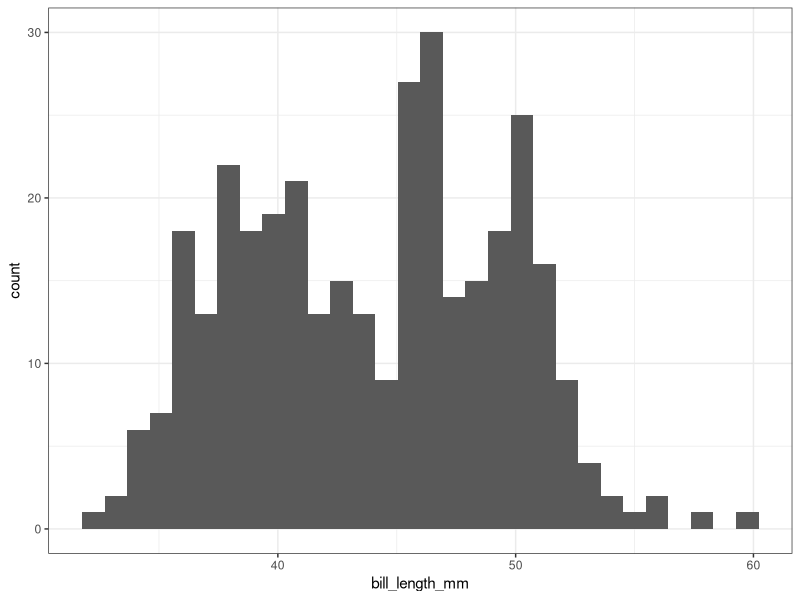
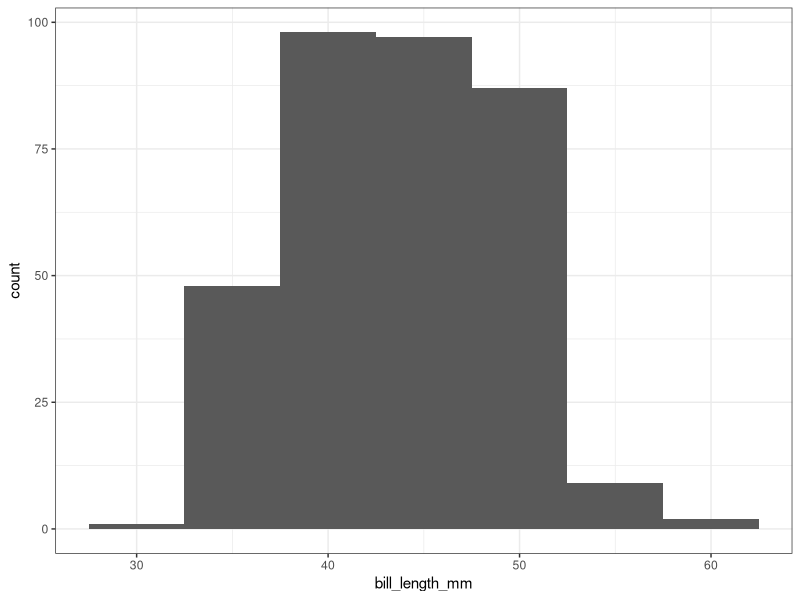
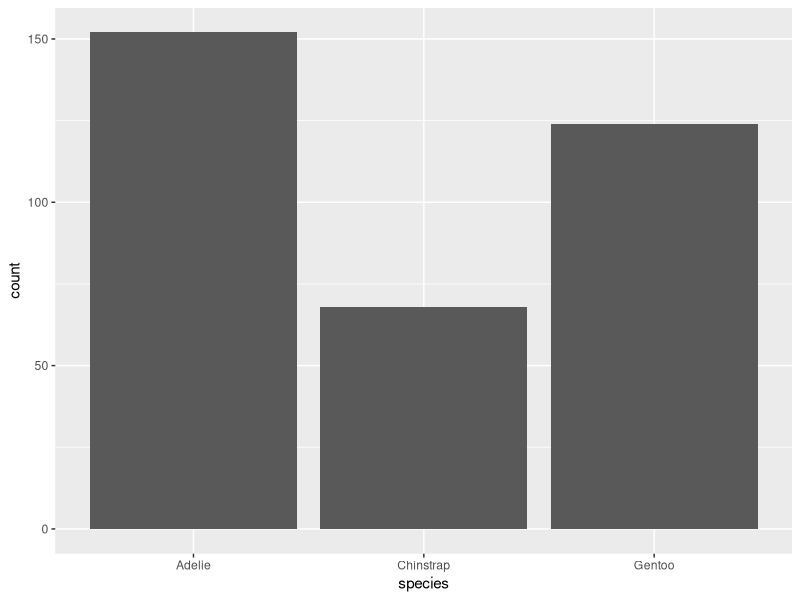
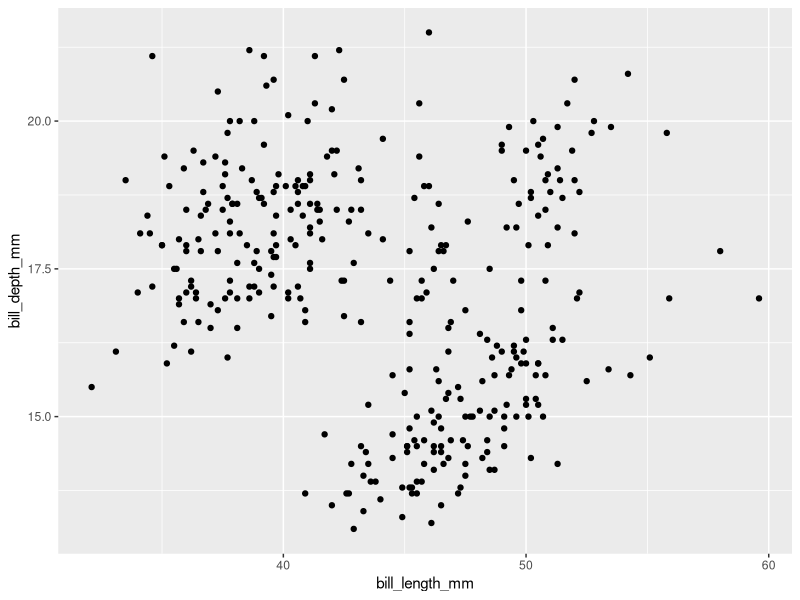
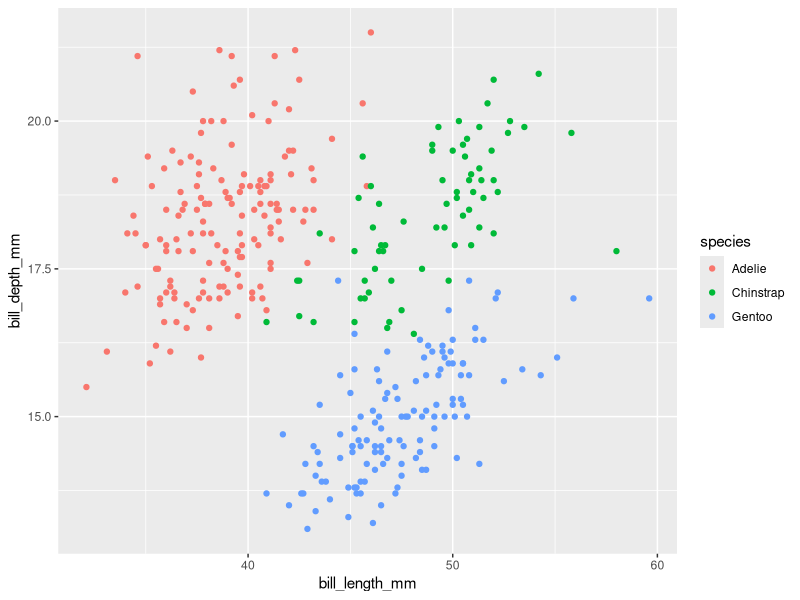
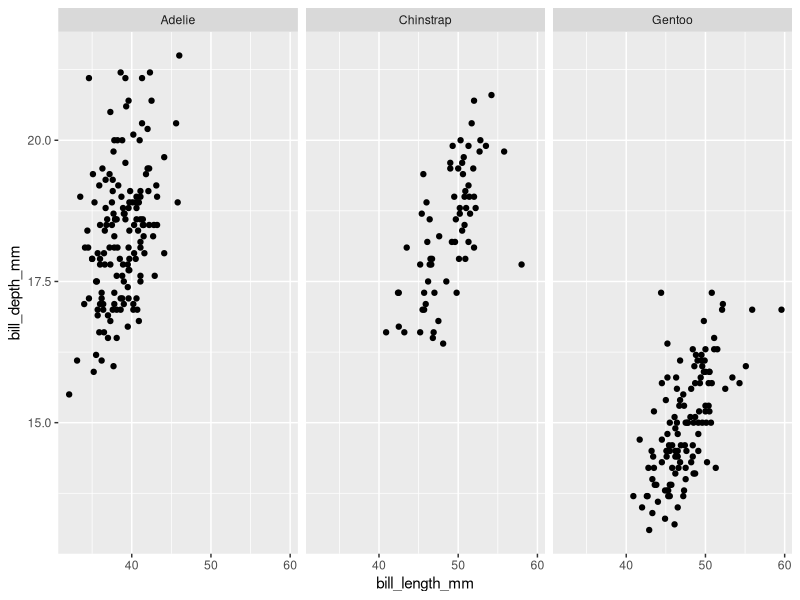
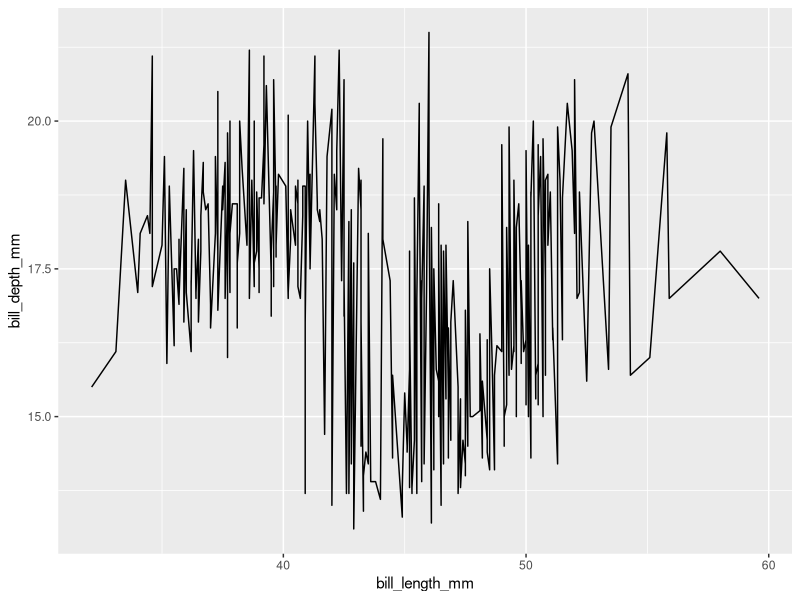
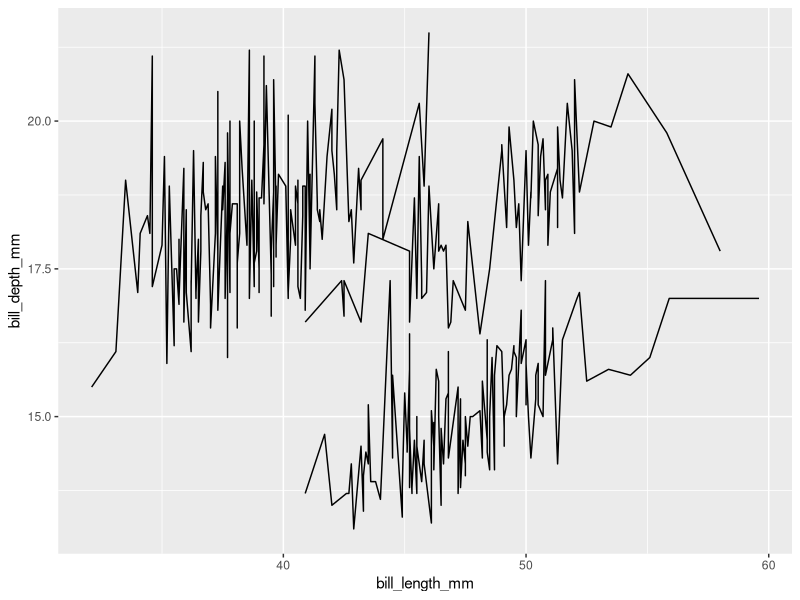

These figures' R source, in order:
## ---- chunk 1
install.packages("palmerpenguins")
## ---- chunk 2
library(tidyverse)
library(palmerpenguins)
## ---- chunk 3
ggplot(penguins) + aes(x = bill_length_mm) + geom_histogram() + theme_bw()
## ---- chunk 4
ggplot(penguins) + aes(x = bill_length_mm) + geom_histogram(binwidth = 5) + theme_bw()
## ---- chunk 5
ggplot(penguins) + aes(x = species) + geom_bar()
## ---- chunk 6
ggplot(penguins) + aes(x = bill_length_mm, y = bill_depth_mm) + geom_point()
## ---- chunk 7
ggplot(penguins) + aes(x = bill_length_mm, y = bill_depth_mm, color = species) + geom_point()
## ---- chunk 8
ggplot(penguins) + aes(x = bill_length_mm, y = bill_depth_mm) + geom_point() + facet_wrap(~species)
## ---- chunk 9
ggplot(penguins) + aes(x = bill_length_mm, y = bill_depth_mm) + geom_line()
## ---- chunk 10
ggplot(penguins) + aes(x = bill_length_mm, y = bill_depth_mm, group = species) + geom_line()
## ---- chunk 11
ggplot(penguins) + aes(x = species, y = bill_depth_mm) + geom_boxplot()
## ---- chunk 12
ggplot(penguins) + aes(x = species, y = bill_depth_mm, color = island) + geom_boxplot()
## ---- chunk 13
ggplot(data = penguins) + geom_point(mapping = aes(x = bill_length_mm, y = bill_depth_mm, color = species)) + labs(x = "Bill Length", y = "Bill Depth", title = "Comparison of penguin bill length and bill depth across species") + scale_x_continuous(limits = c(30, 60))
